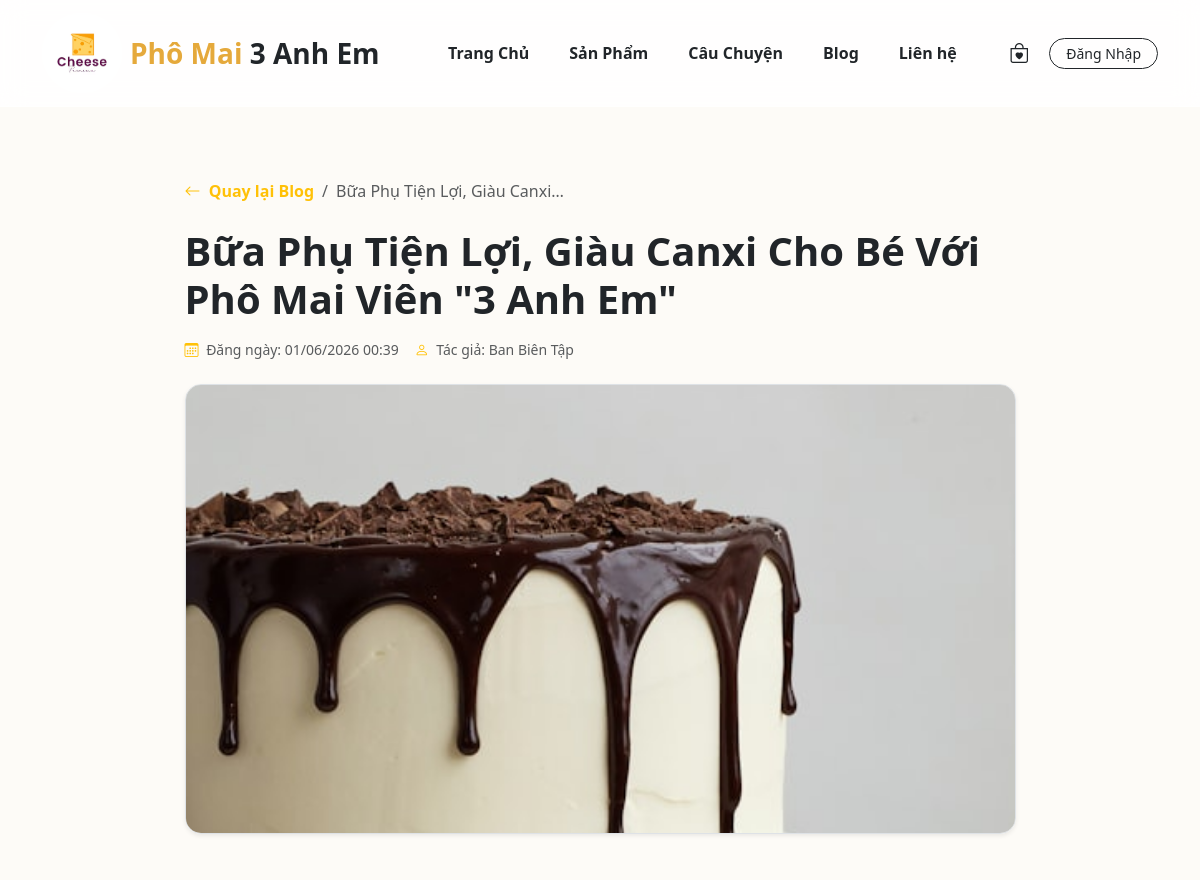
Before: /blog-detail.php?slug=bua-phu-tien-loi-giau-canxi-cho-be-voi-pho-mai-vien-3-anh-em (upper part) with the older database file.
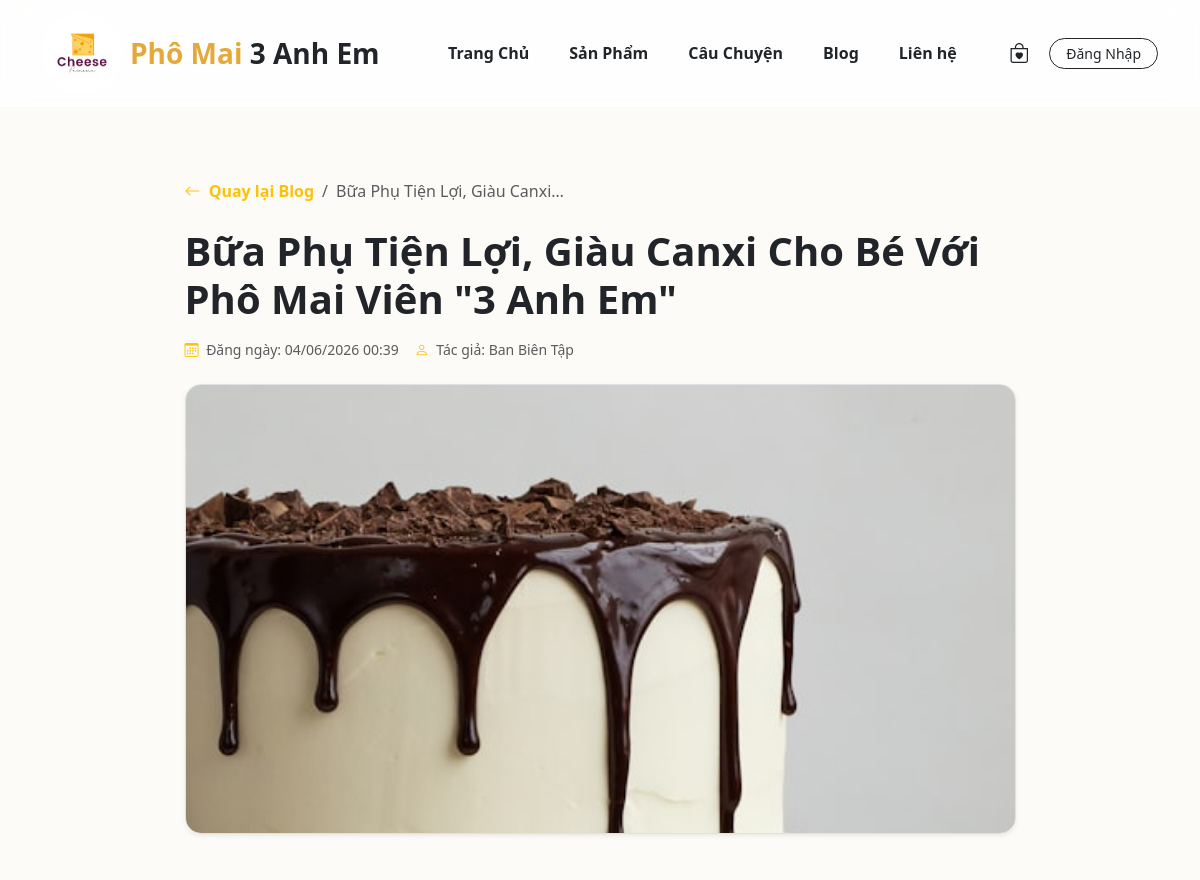
After: the same page with the newer database file.
### tables this page shows
CREATE TABLE `posts` (
  `id` int(11) NOT NULL,
  `title` varchar(255) NOT NULL,
  `slug` varchar(255) NOT NULL,
  `image` varchar(255) DEFAULT 'default-post.jpg',
  `summary` varchar(500) DEFAULT NULL,
  `content` text NOT NULL,
  `is_featured` tinyint(1) NOT NULL DEFAULT 0,
  `created_at` timestamp NOT NULL DEFAULT current_timestamp()
);

### blog-detail.php (the view, shortened to what this page needs)
<?php
include_once 'config/db.php';
include_once 'includes/header.php';
$slug = $_GET['slug'] ?? '';
$stmt = $pdo->prepare("SELECT * FROM posts WHERE slug = ?");
$stmt->execute([$slug]);
$post = $stmt->fetch();
?>
<div class="container my-5 pt-4">
    <div class="row justify-content-center">
        <div class="col-lg-9">
            <nav aria-label="breadcrumb" class="mb-4" data-aos="fade-right">
                <ol class="breadcrumb">
                    <li class="breadcrumb-item"><a href="blog.php" class="text-warning text-decoration-none fw-bold"><i class="bi bi-arrow-left me-1"></i> Quay lại Blog</a></li>
                    <li class="breadcrumb-item active text-truncate" aria-current="page" style="max-width: 250px;"><?= htmlspecialchars($post['title']); ?></li>
                </ol>
            </nav>
            <h1 class="fw-bold text-dark display-6 mb-3" data-aos="fade-up"><?= htmlspecialchars($post['title']); ?></h1>
            <div class="d-flex align-items-center text-muted small mb-4" data-aos="fade-up" data-aos-delay="50">
                <span class="me-3"><i class="bi bi-calendar3 text-warning me-1"></i> Đăng ngày: <?= date('d/m/Y H:i', strtotime($post['created_at'])); ?></span>
                <span><i class="bi bi-person text-warning me-1"></i> Tác giả: Ban Biên Tập</span>
            </div>
            <div class="rounded-4 overflow-hidden mb-5 border shadow-sm" style="max-height: 450px;" data-aos="zoom-in">
                <img src="assets/img/<?= !empty($post['image']) ? $post['image'] : 'default-post.jpg'; ?>" class="w-100 h-100 object-fit-cover" alt="">
            </div>
        </div>
    </div>
</div>
<?php include_once 'includes/footer.php'; ?>

Changed rows visible on the page:
changed posts "Bữa Phụ Tiện Lợi, Giàu Canxi Cho Bé Với Phô Mai Viên \"3 Anh Em\"": created_at "01/06/2026 00:39" → "04/06/2026 00:39"
